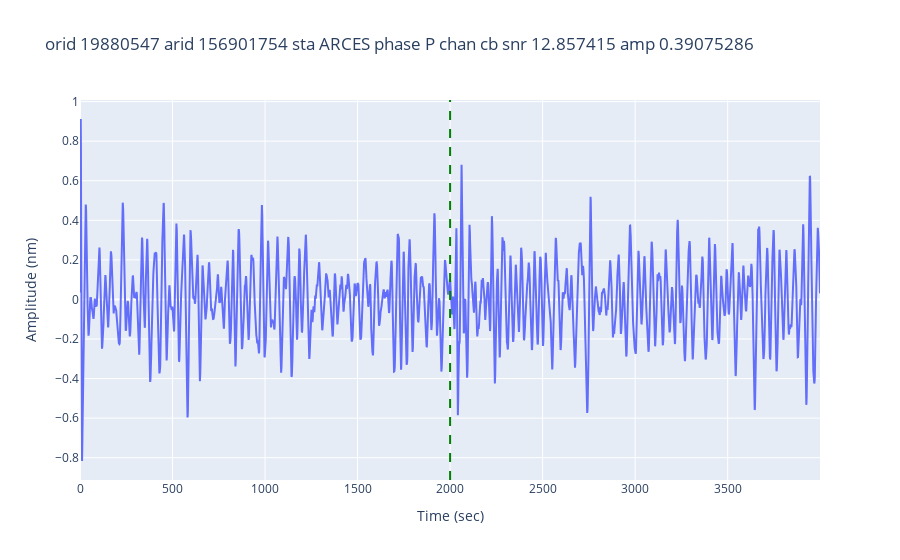
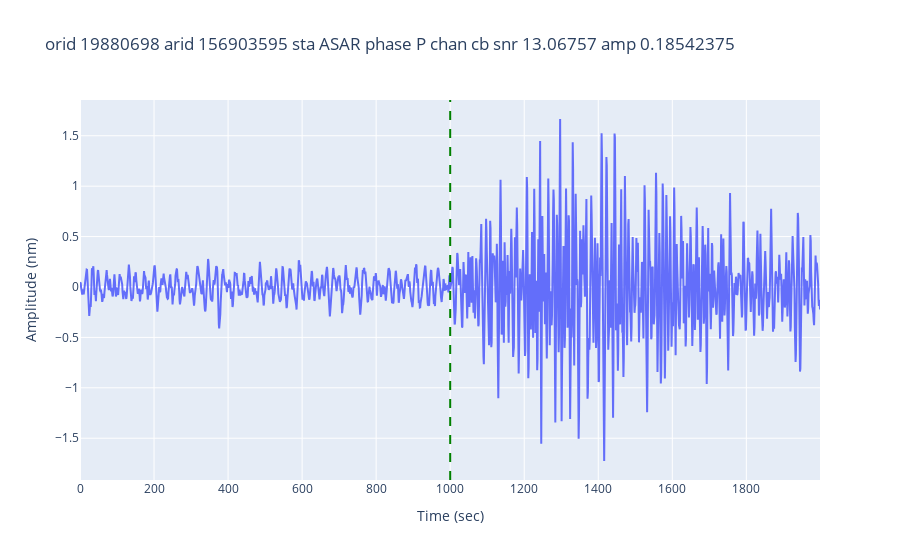
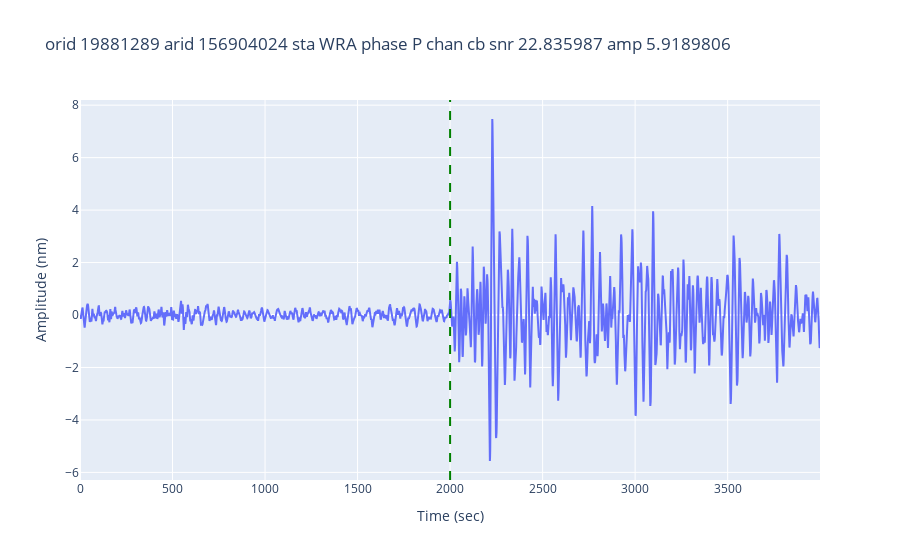
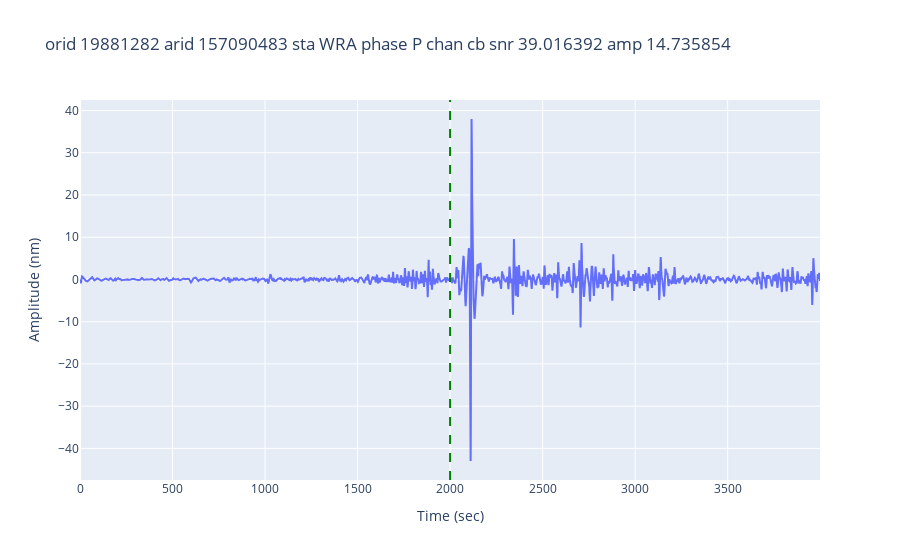

Notebook code for these charts, in order:
### Code cell
num_plot = 0
for idx, row in df.iterrows():
    row = SimpleNamespace(**{name: value for (name, value) in zip(df.columns, row)})
    if row.arrival_time is None or abs(row.arrival_time - row.auto_arrival_time) < 1:
        continue
    
    #xvals = np.arange(0, len(row.data) // row.samprate, 1 / row.samprate)
    filt_data = bandpass(1, 5, row.samprate, row.data)
    
    fig = go.Figure()
    fig.add_trace(go.Scatter(y=filt_data, name="waveform"))
    fig.update_layout(title=f"orid {row.orid} arid {row.arid} sta {row.sta}"
              f" phase {row.phase} chan {row.chan} snr {row.snr} amp {row.amp}",
              xaxis_title="Time (sec)", yaxis_title="Amplitude (nm)")
    fig.add_vline(x=len(row.data)//2, name="Arrival", line_dash="dash", line_color="green")
    #if row.auto_arrival_time is not None:
    #    fig.add_vline(x=row.auto_arrival_time-row.start_time, name="Automatic Arrival", line_dash="dot", line_color="red")
    #fig.add_vline(x=row.arrival_time-row.timeres-row.start_time, name="Theoretical Arrival", line_dash="dashdot", line_color="black", opacity=.5)
    fig.show()

    num_plot += 1
    if num_plot >= 10:
        break

### Figure 1 — Plotly figure (JSON) as saved in the notebook; plotly's stock layout.template omitted (floating-point values rounded to 4 significant figures; data arrays with more than 128 entries replaced by an {"elided": "..."} marker saying what was removed)
{"data": [{"name": "waveform", "type": "scatter", "y": {"elided": "4000 float values"}}], "layout": {"shapes": [{"line": {"color": "green", "dash": "dash"}, "name": "Arrival", "type": "line", "x0": 2000, "x1": 2000, "xref": "x", "y0": 0, "y1": 1, "yref": "y domain"}], "title": {"text": "orid 19880547 arid 156901754 sta ARCES phase P chan cb snr 12.857415 amp 0.39075286"}, "xaxis": {"title": {"text": "Time (sec)"}}, "yaxis": {"title": {"text": "Amplitude (nm)"}}}}

### Figure 2 — Plotly figure (JSON) as saved in the notebook; plotly's stock layout.template omitted (floating-point values rounded to 4 significant figures; data arrays with more than 128 entries replaced by an {"elided": "..."} marker saying what was removed)
{"data": [{"name": "waveform", "type": "scatter", "y": {"elided": "2000 float values"}}], "layout": {"shapes": [{"line": {"color": "green", "dash": "dash"}, "name": "Arrival", "type": "line", "x0": 1000, "x1": 1000, "xref": "x", "y0": 0, "y1": 1, "yref": "y domain"}], "title": {"text": "orid 19880698 arid 156903595 sta ASAR phase P chan cb snr 13.06757 amp 0.18542375"}, "xaxis": {"title": {"text": "Time (sec)"}}, "yaxis": {"title": {"text": "Amplitude (nm)"}}}}

### Figure 3 — Plotly figure (JSON) as saved in the notebook; plotly's stock layout.template omitted (floating-point values rounded to 4 significant figures; data arrays with more than 128 entries replaced by an {"elided": "..."} marker saying what was removed)
{"data": [{"name": "waveform", "type": "scatter", "y": {"elided": "4000 float values"}}], "layout": {"shapes": [{"line": {"color": "green", "dash": "dash"}, "name": "Arrival", "type": "line", "x0": 2000, "x1": 2000, "xref": "x", "y0": 0, "y1": 1, "yref": "y domain"}], "title": {"text": "orid 19881289 arid 156904024 sta WRA phase P chan cb snr 22.835987 amp 5.9189806"}, "xaxis": {"title": {"text": "Time (sec)"}}, "yaxis": {"title": {"text": "Amplitude (nm)"}}}}

### Figure 4 — Plotly figure (JSON) as saved in the notebook; plotly's stock layout.template omitted (floating-point values rounded to 4 significant figures; data arrays with more than 128 entries replaced by an {"elided": "..."} marker saying what was removed)
{"data": [{"name": "waveform", "type": "scatter", "y": {"elided": "4000 float values"}}], "layout": {"shapes": [{"line": {"color": "green", "dash": "dash"}, "name": "Arrival", "type": "line", "x0": 2000, "x1": 2000, "xref": "x", "y0": 0, "y1": 1, "yref": "y domain"}], "title": {"text": "orid 19881282 arid 157090483 sta WRA phase P chan cb snr 39.016392 amp 14.735854"}, "xaxis": {"title": {"text": "Time (sec)"}}, "yaxis": {"title": {"text": "Amplitude (nm)"}}}}
